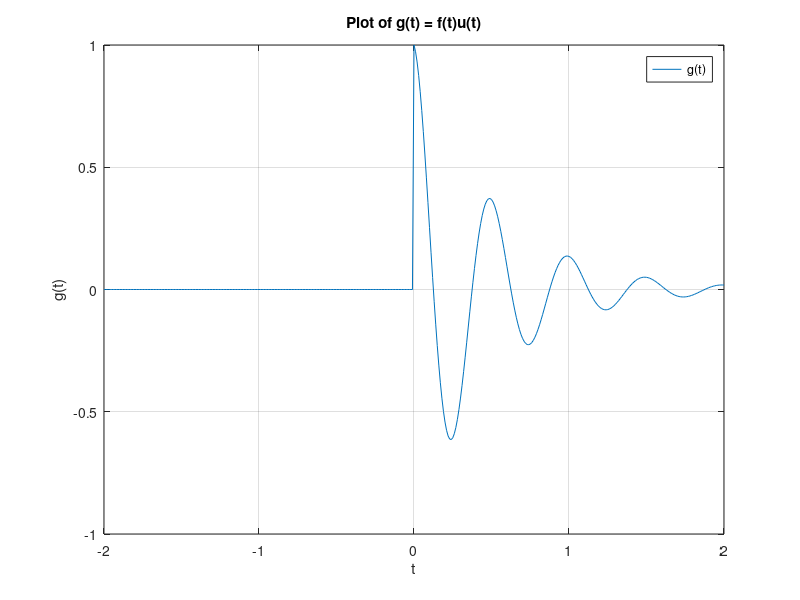

Write the MATLAB code that produced this figure.
% Ivan Wang 501086429

% Problem C1

f = @(t) exp(-2.*t).*cos(4*pi*t); % Calculate f(t)
t = (-2:0.01:2);
u = @(t) 1.0.*(t>=0); % Calculate u(t)

g = @(t) f(t).*u(t); % Calculate g(t)

plot(t,g(t)); % Plot of g(t)

xlabel('t');
ylabel('g(t)');
grid;
title('Plot of g(t) = f(t)u(t)');
legend('g(t)');


